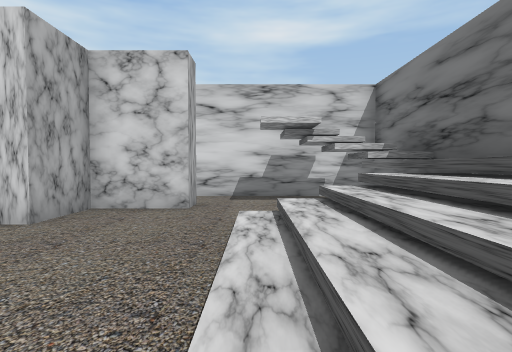
View 1 (above)

15 first-person views from a walk through a scene from a Unity 3-D project. The camera is 1.3 m above the floor, tilts 2° down and sees 80° across. The floor is counted in squares, 2 m on a side. Each view is taken from the middle of a square. On the plan, view 1 faces up. The plan holds only what a view shows up to about 10 squares ahead; the rest is blank. The player character is not drawn.

View 2
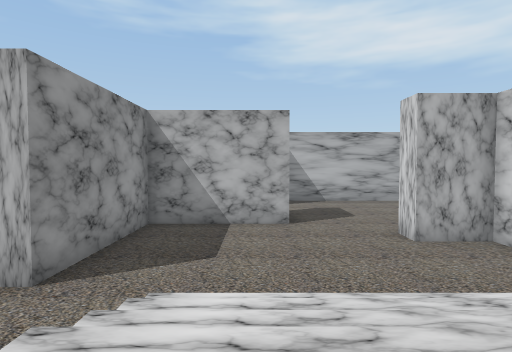

View 3
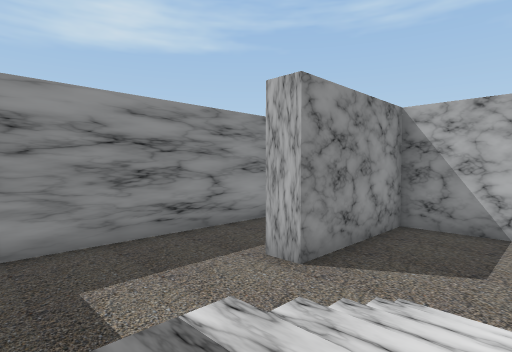

View 4
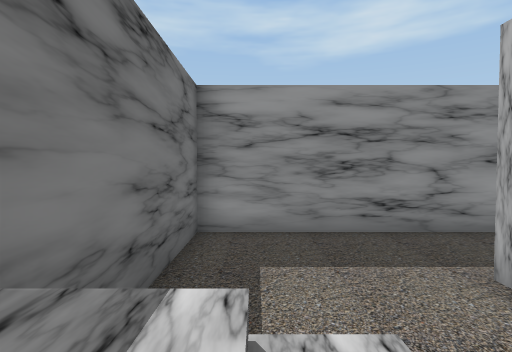

View 5
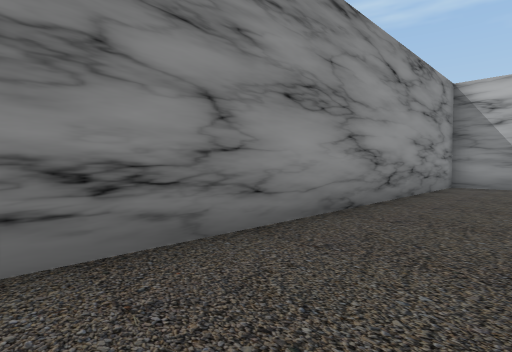

View 6
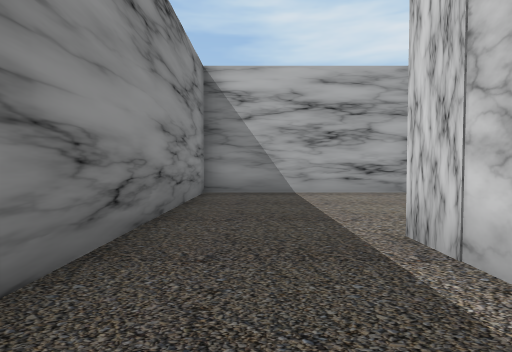

View 7
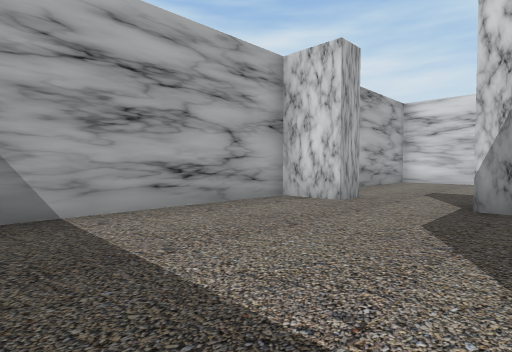

View 8
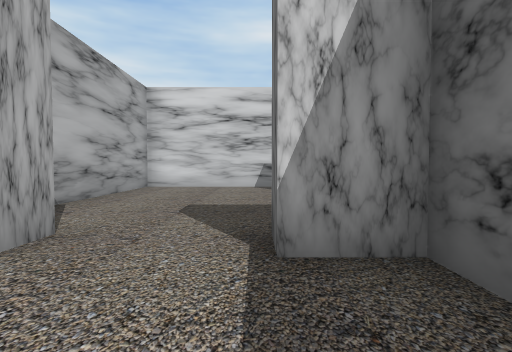

View 9
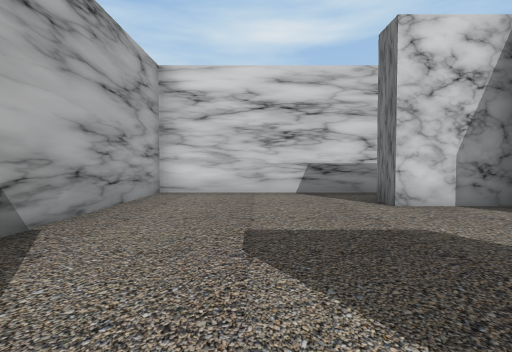

View 10
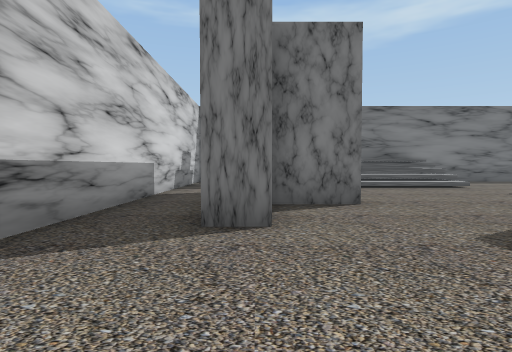

View 11
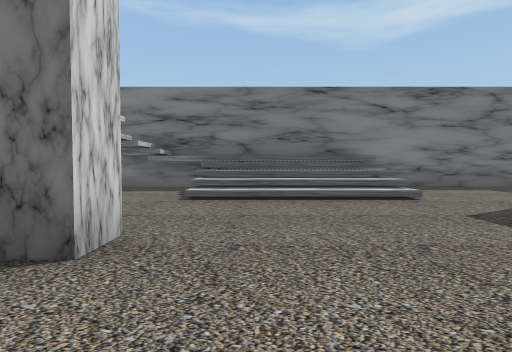

View 12
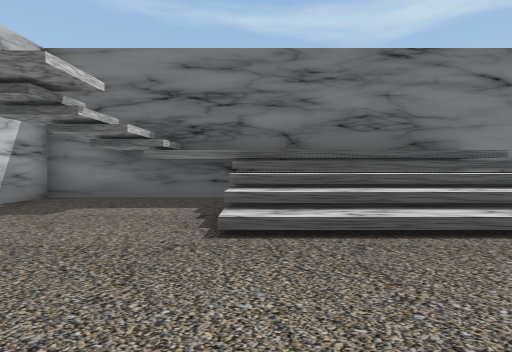

View 13
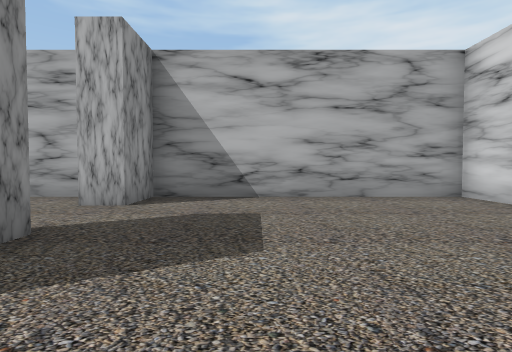

View 14
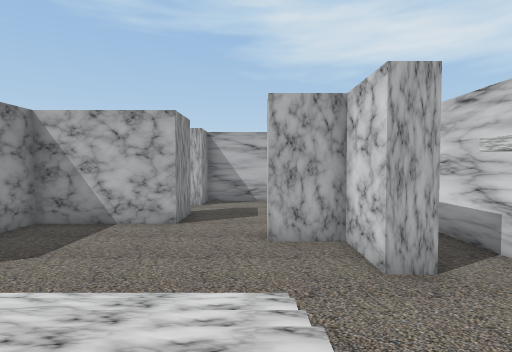

View 15
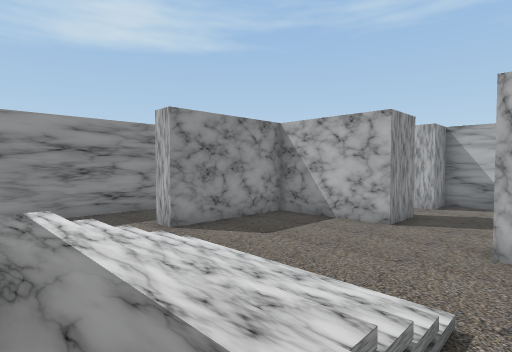

### Floor plan
Key: @ floor where view 1 was taken; # wall or solid block; x gap in a wall; . main floor; : floor 1.75 m higher than the main floor; / step, stairs or slope.
Columns run from 11 left of view 1 to 4 right of it. Each row starts with its distance up from view 1.
  9 ################
  8 #..............#
  7 #..............#
  6 #.....####...#x#
  5 #......##....#:#
  4 #..........///:#
  3 #..........///:#
  2 ###..##....///:#
  1 ###..##....///:#
  0 #.....#....@///#
 -1 #.....#........#
 -2 #.....#####....#
 -3 #..............#
 -4 #..............#
 -5 #..............#
 -6 ################

Positions as (right, up) in squares from view 1, and headings:
1: (0, 0), facing up
2: (3, 1), facing left
3: (3, 1), facing down-left
4: (2, 1), facing down
5: (0, -3), facing down-left
6: (-3, -4), facing left
7: (-6, -4), facing up-left
8: (-7, -1), facing up
9: (-8, 1), facing up
10: (-9, 6), facing right
11: (-6, 3), facing right
12: (-3, 4), facing right
13: (-4, 4), facing left
14: (3, 4), facing left
15: (3, 5), facing down-left
